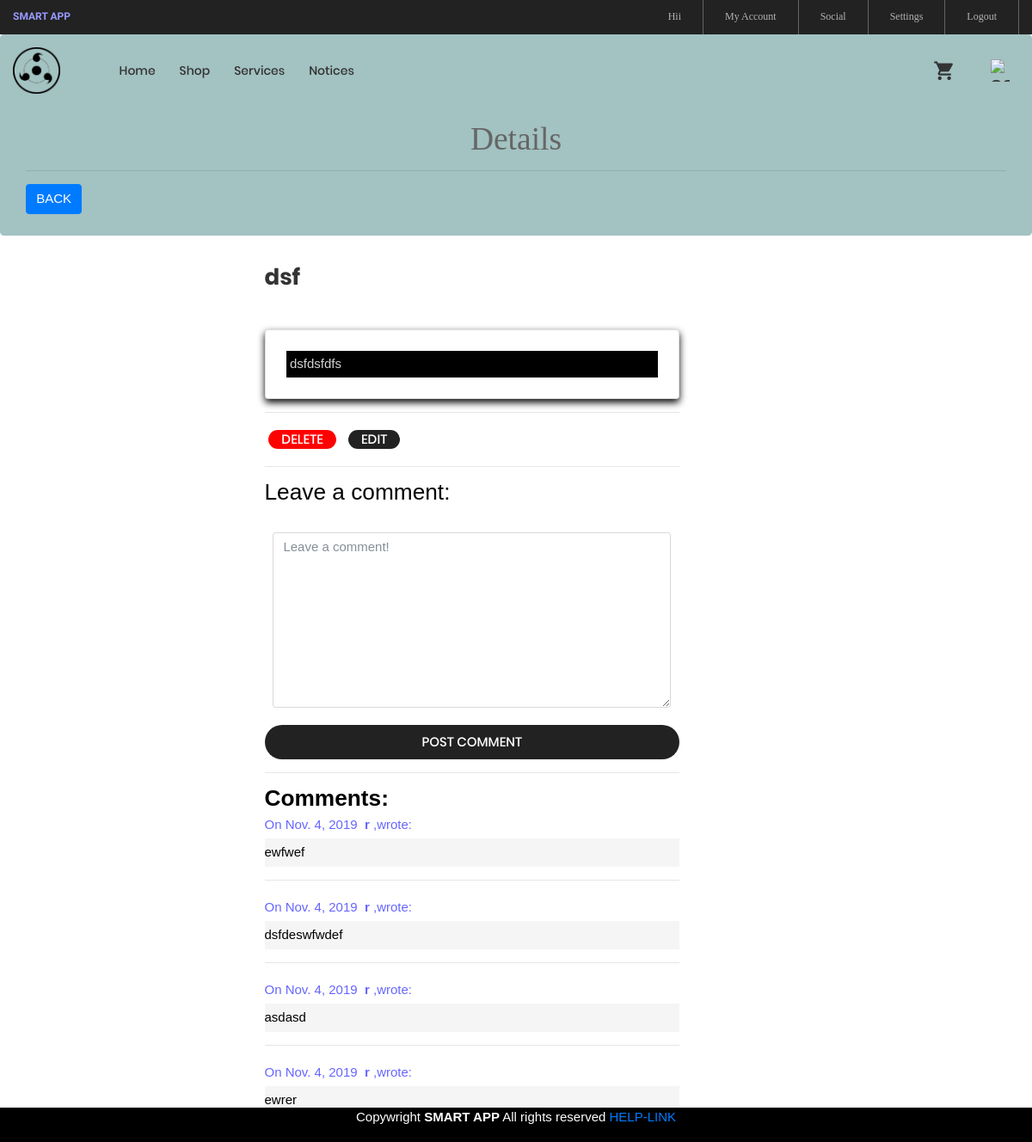
/1/ (signed in), run on the app's committed database.
### blog/models.py (models this page shows, shortened)
class Article(models.Model):
    title = models.CharField(max_length=255)
    aut = models.CharField(max_length=255 )
    body = models.TextField()
    created_on = models.DateTimeField(auto_now_add=True)
    last_modified = models.DateTimeField(auto_now=True)

class Comment(models.Model):
    author = models.CharField(max_length=60)
    body = models.TextField()
    created_on = models.DateTimeField(auto_now_add=True)
    post = models.ForeignKey('Article', on_delete=models.CASCADE)

### blog/views.py (the view, shortened to what this page needs)
# urls.py: path("<int:pk>/", views.blog_detail, name="b_detail"),
@login_required
def blog_detail(request, pk):
    post = Article.objects.get(pk=pk)
    print(request.user.username)
    form = CommentForm()
    comments = Comment.objects.filter(post=post)
    aut=request.user.username
    context = {
        "post": post,
        "comments": comments,
        "form": form,
    }
    return render(request, "b_detail.html", context)

### blog/forms.py
class CommentForm(forms.Form):
    author = forms.CharField(
        max_length=60,
        widget=forms.TextInput(attrs={
            "class": "form-control",
            "placeholder": "Your Name"
        })
    )
    body = forms.CharField(widget=forms.Textarea(
        attrs={
            "class": "form-control",
            "placeholder": "Leave a comment!"
        })
    )

### templates/b_detail.html (shortened to what this page needs)
{% extends "base.html" %}
{% block page_content %}
<div class="jumbotron" style="background-color:#a3c2c2">
    <h1 style="font-family: 'Cormorant', serif;"><br><center>Details</center></h1>
    <hr>
    <h3><a class="btn btn-primary  pl " href="/h" style="float:left">BACK</a></h3>
</div>
<div class="row">
  <div class="col-md-3"></div>
<div  class="col-md-5" style="color:white">
    <h1 class="ltext-108 cl2 hov-cl1 trans-04">{{ post.title }}</h1>
    <h5>posted by : <b>{{ post.aut }}</b></h5>
    <small>
    </small>
    <div class="card p-3">
    <p style="background: black ; padding: 1%; margin :2%; color:lightgray">{{ post.body }}</p>
    </div>
    {% if user.username == post.aut or user.is_superuser %}
    <hr>
    <form action="delete" style="display: inline-block;margin: 1%">
        <button class="flex-c-m stext-101 cl0 size-90 bg5 bor2 hov-btn3 p-lr-15 trans-04" style="background-color: red">
                                    Delete
                                </button>
    </form>
    <form action="edit" style="display: inline-block;margin: 1%">
            <button class="flex-c-m stext-101 cl0 size-90 bg3 bor2 hov-btn3 p-lr-15 trans-04" >
                                    edit
                                </button>
        </form>
    {% endif %}
    <hr>
    <h3 style="color:black">Leave a comment:</h3>
    <form  method="post">
        <div class="form-group cl">
           <p  style="padding: 1%; margin :1%">{{ form.body }}</p>
        </div>
        <button class="flex-c-m stext-101 cl0 size-125 bg3 bor2 hov-btn3 p-lr-15 trans-04" onclick="this.disabled=true">
                                    Post Comment
                                </button>
    </form>
 <hr>
    <h3  class="cl" style="color:black"><b>Comments:</b></h3>
    {% for comment in comments %}
    <p  class="p-t-5" style="color:#6666ff">
        On {{comment.created_on.date }}&nbsp;
        <b>{{ user.username}}</b> ,wrote:
    </p>
    <p style="background-color: whitesmoke;color:black" class="p-t-5 p-b-5 m-t-5" >{{ comment.body }}</p>
    <hr>
      {% endfor %}
</div></div>
</div>
{% endblock %}

### signin/static/css/main.css (style rules this page uses)
.cl0 { color: #fff; }
.cl2 { color: #333; }
.stext-101 { font-family: Poppins-Medium; font-size: 15px; line-height: 1.466667; text-transform: uppercase; }
.ltext-108 { font-family: Poppins-Bold; font-size: 26px; line-height: 1.3846; }
.size-125 { min-width: 100%; height: 40px; }
.bg3 { background-color: #222; }
.bg5 { background-color: rgba(0,0,0,0.5); }
.bor2 { border-radius: 20px; }

### templates/base.html (style rules this page uses)
.card { box-shadow: 0 4px 8px 0 rgb(7, 6, 6); transition: 0.3s; }

### data on the page
Article: title "dsf", body "dsfdsfdfs"
Comment: created_on "Nov. 4, 2019", body "ewfwef"
Comment: created_on "Nov. 4, 2019", body "dsfdeswfwdef"
Comment: created_on "Nov. 4, 2019", body "asdasd"
Comment: created_on "Nov. 4, 2019", body "ewrer"

### other printed values
{{ user.username }} "r"
